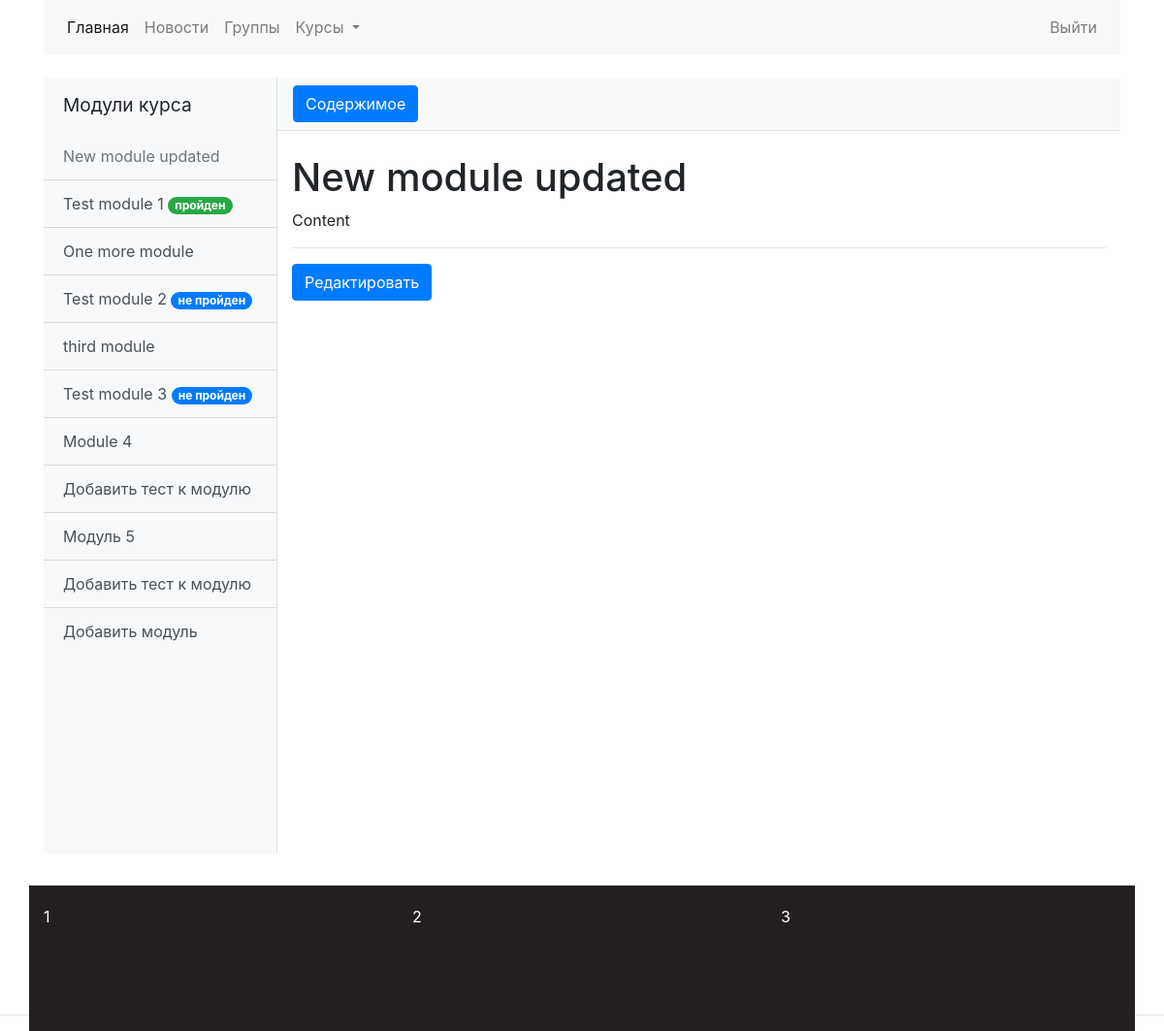
Page /courses/module/4 (signed in) on the committed database.
### courses/models.py (models this page shows, shortened)
class CourseAbstractModel(models.Model):
    title = models.CharField(max_length=200, blank=False)
    slug = models.SlugField(max_length=200, unique=True)
    owner = models.ForeignKey(settings.AUTH_USER_MODEL, on_delete=models.CASCADE)
    create_date = models.DateTimeField(auto_now_add=True)
    update_date = models.DateTimeField(auto_now=True)
    class Meta:
        abstract = True
    def __str__(self):
        return self.title

class Module(CourseAbstractModel):
    course = models.ForeignKey(Course, on_delete=models.CASCADE)
    description = RichTextField(blank=True, null=True)
    content = RichTextUploadingField(blank=True, null=True)

class ModuleTest(CourseAbstractModel):
    module = models.OneToOneField(Module, on_delete=models.CASCADE)

### courses/views.py (the view)
# urls.py: path('module/<int:pk>', views.ModuleDetailView.as_view(), name='module_detail'),
class ModuleDetailView(LoginRequiredMixin, DetailView):
    model = models.Module
    context_object_name = 'module'
    template_name = 'courses/module/module_detail.html'

### courses/models.py (called while the page is built)
    def get_module_set(self):
        return self.module_set

### courses/templatetags/user_filter.py (called while the page is built)
@register.filter(name="test_is_passed")
def test_is_passed(module_test, user):
    print("ID", module_test.id)
    return StudentModuleTestStatus.objects.get(module_test=module_test, user=user).passed

### courses/templates/courses/module/module_detail.html (shortened to what this page needs)
{% extends 'index/base.html'%}
{% block body %}
{% with course=module.course %}
<div class="d-flex" id="wrapper">
    {% include 'courses/module_sidebar.html' %}
    <div id="page-content-wrapper">
        <nav class="navbar navbar-expand-lg navbar-light bg-light border-bottom">
            <button class="btn btn-primary" id="menu-toggle">Содержимое</button>
        </nav>
        <div class="container-fluid">
            <h1 class="mt-4">
                {{ module.title }}</h1>
            {{ module.content|safe }}
            <hr>
            {% if user.is_staff %}
            <a href="{% url 'content_admin:module_update' pk=module.pk course_pk=course.pk %}" class="btn btn-primary">Редактировать</a>
            {% endif%}
        </div>
    </div>
    {% endwith %}
    {% endblock %}

### courses/templates/courses/module_sidebar.html
{% load user_filter %}
{% if course.get_module_set %}
<div class="bg-light border-right" id="sidebar-wrapper">
    <div class="sidebar-heading">Модули курса</div>
    <div class="list-group list-group-flush">
        {% for class_module in course.module_set.all %}
        <a href="{% url 'courses:module_detail' class_module.id %}" class="list-group-item list-group-item-action bg-light
                      {% if class_module == module %}disabled{% endif %}">
            {{ class_module }}
        </a>
        {% if class_module.moduletest %}
        <a href="{% url 'courses:module_test' class_module.moduletest.id %}"
           class="list-group-item list-group-item-action bg-light">{{ class_module.moduletest.title }}
            {% with test_status=class_module.moduletest|test_is_passed:user %}
            {% if test_status %}
            <span class="badge badge-success badge-pill">пройден</span>
            {% else %}
            <span class="badge badge-primary badge-pill">не пройден</span>
            {% endif %}
            {% endwith %}
        </a>
        {% else %}
            {% if user.is_staff %}
            <a href="{% url 'content_admin:module_test_create' course_pk=course.pk module_pk=class_module.pk %}"
               class="list-group-item list-group-item-action bg-light">
                Добавить тест к модулю
            </a>
            {% endif %}
        {% endif %}
        {% endfor %}
        {% if user.is_staff %}
        <a href="{% url 'content_admin:module_create' course_pk=course.pk %}"
           class="list-group-item list-group-item-action bg-light">
            Добавить модуль
        </a>
        {% endif%}
    </div>
</div>
{% endif %}

### static/css/simple-sidebar.css (style rules this page uses)
#wrapper { overflow-x: hidden; }
#sidebar-wrapper { min-height: 100vh; margin-left: -15rem; -webkit-transition: margin .25s ease-out; -moz-transition: margin .25s ease-out; -o-transition: margin .25s ease-out; transition: margin .25s ease-out; }
#sidebar-wrapper .sidebar-heading { padding: 0.875rem 1.25rem; font-size: 1.2rem; }
#sidebar-wrapper .list-group { width: 15rem; }
#page-content-wrapper { min-width: 100vw; }
@media (min-width: 768px) { #sidebar-wrapper { margin-left: 0; } }
@media (min-width: 768px) { #page-content-wrapper { min-width: 0; width: 100%; } }

### static/css/footer.css (style rules this page uses)
html, body { height:100%; }

### rows in the picture
Module: title "New module updated", moduletest "Test module 1", shows "пройден", content "Content"
Module: title "One more module", moduletest "Test module 2", shows "не пройден"
Module: title "third module", moduletest "Test module 3", shows "не пройден"
Module: title "Module 4", shows "Добавить тест к модулю"
Module: title "Модуль 5", shows "Добавить тест к модулю"
